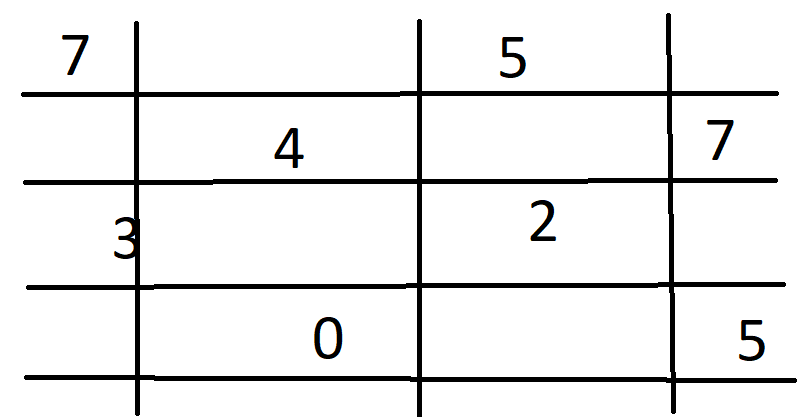
#> input picture Open cv project/1.4 in reader opencv/Image Gradient Filter/Box.png, 801 x 417 px
$ python 'Sobel Gradient Filter.py'   (older library calls are emulated)
#> lines starting #> are read from the running program, lines starting #| are printed output that depends on the picture; after the words box and inside, x2 and y2 are one past the last pixel; in counts of white or black regions, pixels touching at a corner belong together
import cv2

'''The Sobel filter has two types sobelx and sobely'''

img=cv2.imread('Box.png',cv2.IMREAD_GRAYSCALE); #image read in gray scale
#> img: shape (417, 801); min 0, max 255, mean 236.7

sobelx=cv2.Sobel(img,cv2.CV_64F,1,0,ksize=5); #create a sobel filter (x)
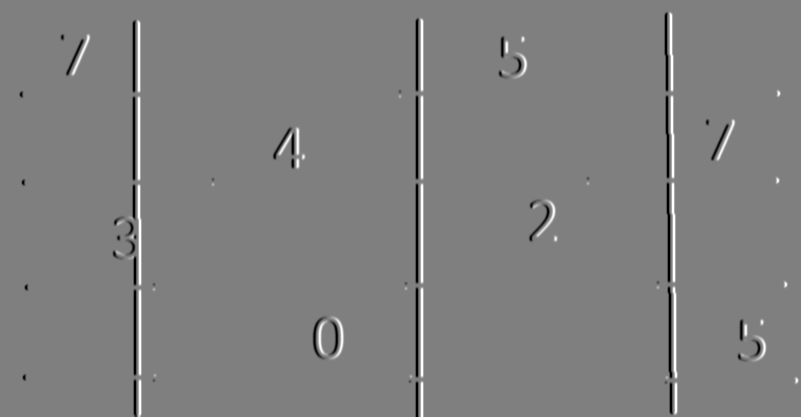
#> sobelx: shape (417, 801) float64; min -12240, max 12240, mean 0; drawn with min black and max white
sobely=cv2.Sobel(img,cv2.CV_64F,0,1,ksize=5); #create a sobel filter(y)
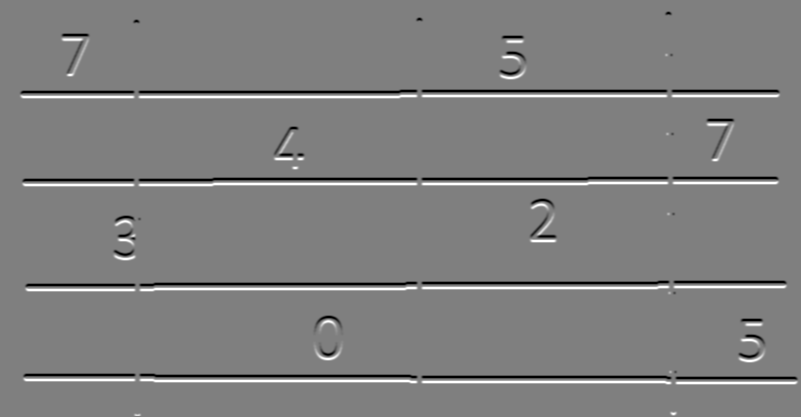
#> sobely: shape (417, 801) float64; min -12240, max 12240, mean -0.7; drawn with min black and max white

cv2.namedWindow('Sobelx',cv2.WINDOW_NORMAL); #createa named window
cv2.namedWindow('Sobely',cv2.WINDOW_NORMAL); #createa named window

cv2.imshow('Sobelx',sobelx); #image show in window
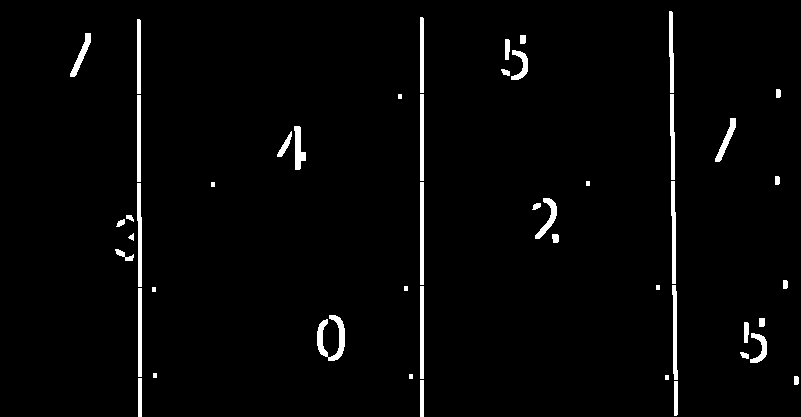
#> window 'Sobelx': shape (417, 801); 2.4% white; 48 white regions, largest, box (x1, y1, x2, y2) and area: (317, 315, 345, 361) 558, (137, 183, 142, 287) 420, (671, 181, 676, 284) 416
cv2.imshow('Sobely',sobely); #Image show in window
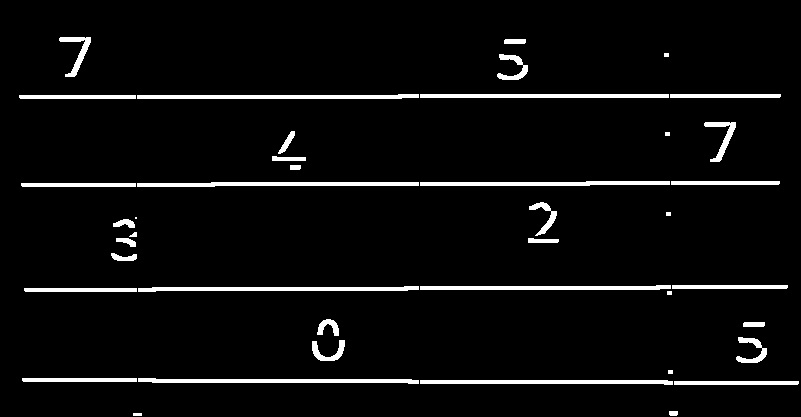
#> window 'Sobely': shape (417, 801); 4.7% white; 41 white regions (1 under 20 px), largest, box (x1, y1, x2, y2) and area: (137, 94, 419, 99) 1132, (137, 182, 419, 187) 1132, (138, 286, 419, 292) 1132

if cv2.waitKey(0)&0xFF==ord('q'):
#> (key q is pressed here)
    cv2.destroyWindow(); #destroy window
